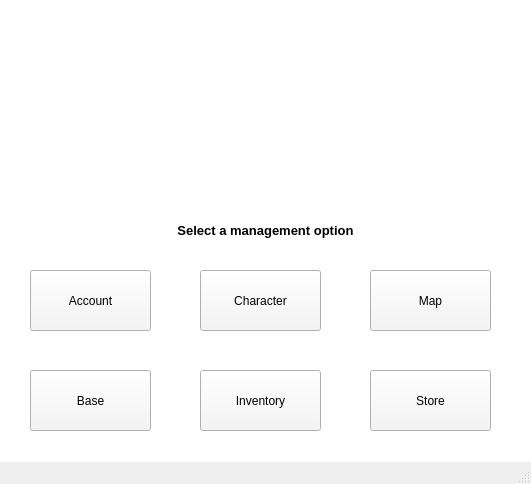
<?xml version="1.0" encoding="UTF-8"?>
<ui version="4.0">
 <class>mainWindow</class>
 <widget class="QMainWindow" name="mainWindow">
  <property name="geometry">
   <rect>
    <x>0</x>
    <y>0</y>
    <width>531</width>
    <height>484</height>
   </rect>
  </property>
  <property name="minimumSize">
   <size>
    <width>531</width>
    <height>484</height>
   </size>
  </property>
  <property name="maximumSize">
   <size>
    <width>531</width>
    <height>484</height>
   </size>
  </property>
  <property name="windowTitle">
   <string>Maplestory Manager</string>
  </property>
  <property name="styleSheet">
   <string notr="true"/>
  </property>
  <widget class="QWidget" name="centralwidget">
   <property name="styleSheet">
    <string notr="true">background-color: rgb(255, 255, 255);</string>
   </property>
   <widget class="QPushButton" name="accountButton">
    <property name="geometry">
     <rect>
      <x>30</x>
      <y>270</y>
      <width>121</width>
      <height>61</height>
     </rect>
    </property>
    <property name="styleSheet">
     <string notr="true">background-color: rgb(245, 245, 245);</string>
    </property>
    <property name="text">
     <string>Account</string>
    </property>
   </widget>
   <widget class="QPushButton" name="characterButton">
    <property name="geometry">
     <rect>
      <x>200</x>
      <y>270</y>
      <width>121</width>
      <height>61</height>
     </rect>
    </property>
    <property name="styleSheet">
     <string notr="true">background-color: rgb(245, 245, 245);</string>
    </property>
    <property name="text">
     <string>Character</string>
    </property>
   </widget>
   <widget class="QPushButton" name="mapButton">
    <property name="geometry">
     <rect>
      <x>370</x>
      <y>270</y>
      <width>121</width>
      <height>61</height>
     </rect>
    </property>
    <property name="styleSheet">
     <string notr="true">background-color: rgb(245, 245, 245);</string>
    </property>
    <property name="text">
     <string>Map</string>
    </property>
   </widget>
   <widget class="QPushButton" name="storeButton">
    <property name="geometry">
     <rect>
      <x>370</x>
      <y>370</y>
      <width>121</width>
      <height>61</height>
     </rect>
    </property>
    <property name="styleSheet">
     <string notr="true">background-color: rgb(245, 245, 245);</string>
    </property>
    <property name="text">
     <string>Store</string>
    </property>
   </widget>
   <widget class="QPushButton" name="baseButton">
    <property name="geometry">
     <rect>
      <x>30</x>
      <y>370</y>
      <width>121</width>
      <height>61</height>
     </rect>
    </property>
    <property name="styleSheet">
     <string notr="true">background-color: rgb(245, 245, 245);</string>
    </property>
    <property name="text">
     <string>Base</string>
    </property>
   </widget>
   <widget class="QPushButton" name="inventoryButton">
    <property name="geometry">
     <rect>
      <x>200</x>
      <y>370</y>
      <width>121</width>
      <height>61</height>
     </rect>
    </property>
    <property name="styleSheet">
     <string notr="true">background-color: rgb(245, 245, 245);</string>
    </property>
    <property name="text">
     <string>Inventory</string>
    </property>
   </widget>
   <widget class="QLabel" name="maplestoryLogo">
    <property name="geometry">
     <rect>
      <x>-30</x>
      <y>10</y>
      <width>541</width>
      <height>181</height>
     </rect>
    </property>
    <property name="frameShape">
     <enum>QFrame::NoFrame</enum>
    </property>
    <property name="text">
     <string/>
    </property>
    <property name="pixmap">
     <pixmap>../images/maplestoryLogo.png</pixmap>
    </property>
   </widget>
   <widget class="QLabel" name="selectFunctionLabel">
    <property name="geometry">
     <rect>
      <x>170</x>
      <y>210</y>
      <width>191</width>
      <height>41</height>
     </rect>
    </property>
    <property name="text">
     <string>&lt;html&gt;&lt;head/&gt;&lt;body&gt;&lt;p&gt;&lt;span style=&quot; font-size:10pt; font-weight:600;&quot;&gt;Select a management option&lt;/span&gt;&lt;/p&gt;&lt;/body&gt;&lt;/html&gt;</string>
    </property>
    <property name="alignment">
     <set>Qt::AlignCenter</set>
    </property>
   </widget>
  </widget>
  <widget class="QMenuBar" name="menubar">
   <property name="geometry">
    <rect>
     <x>0</x>
     <y>0</y>
     <width>531</width>
     <height>21</height>
    </rect>
   </property>
  </widget>
  <widget class="QStatusBar" name="statusbar"/>
 </widget>
 <resources/>
 <connections/>
</ui>
